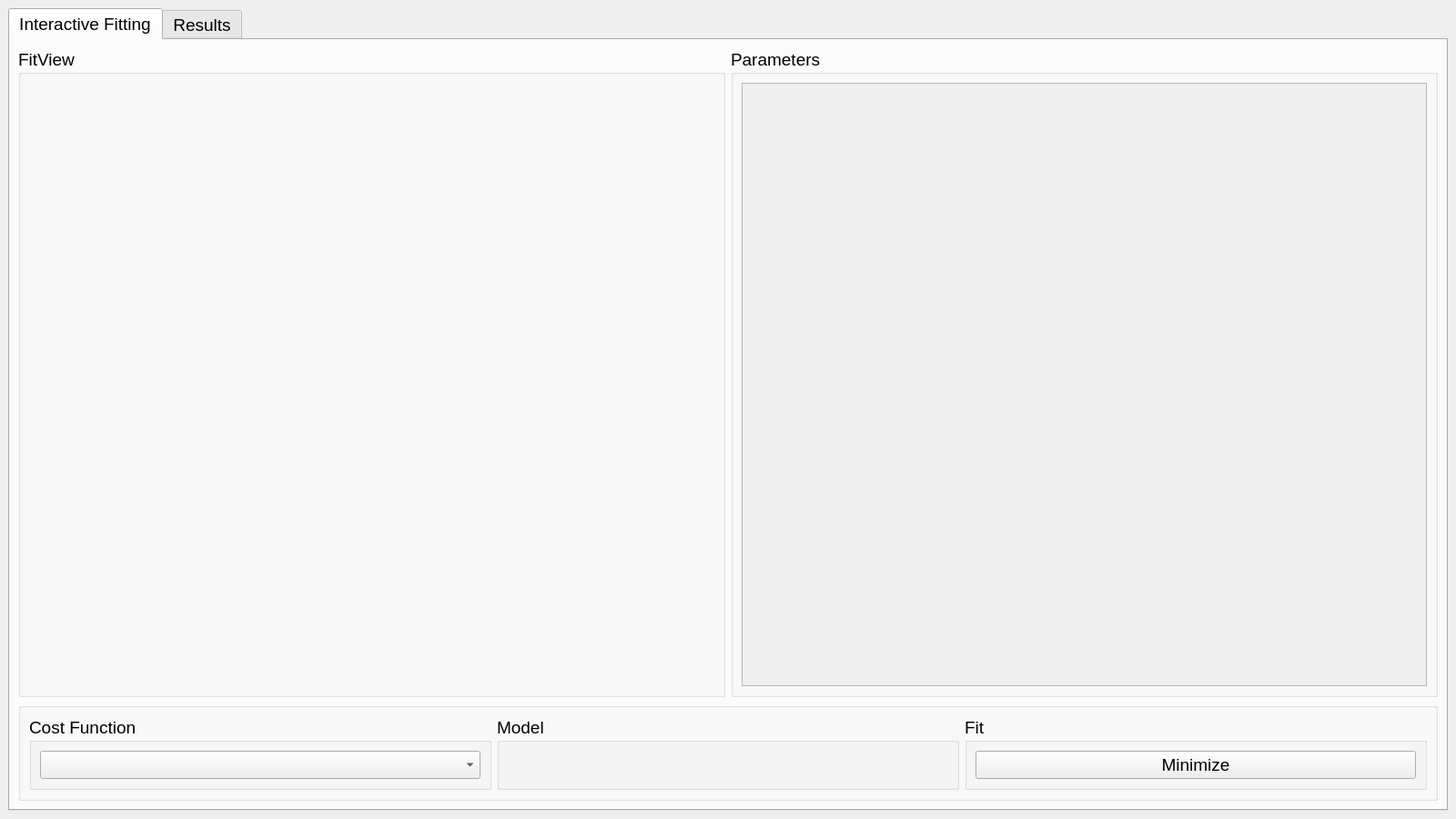
<?xml version="1.0" encoding="UTF-8"?>
<ui version="4.0">
 <class>FitWindow</class>
 <widget class="QMainWindow" name="FitWindow">
  <property name="geometry">
   <rect>
    <x>0</x>
    <y>0</y>
    <width>1600</width>
    <height>900</height>
   </rect>
  </property>
  <property name="font">
   <font>
    <pointsize>14</pointsize>
   </font>
  </property>
  <property name="windowTitle">
   <string>AGEFitViewer</string>
  </property>
  <widget class="QWidget" name="centralwidget">
   <layout class="QGridLayout" name="layoutMain" rowstretch="1">
    <item row="0" column="0" colspan="3">
     <widget class="QTabWidget" name="tab">
      <property name="currentIndex">
       <number>0</number>
      </property>
      <widget class="QWidget" name="tabFitting">
       <attribute name="title">
        <string>Interactive Fitting</string>
       </attribute>
       <layout class="QGridLayout" name="gridLayout">
        <item row="0" column="1">
         <widget class="QGroupBox" name="groupParams">
          <property name="sizePolicy">
           <sizepolicy hsizetype="Preferred" vsizetype="Expanding">
            <horstretch>0</horstretch>
            <verstretch>0</verstretch>
           </sizepolicy>
          </property>
          <property name="maximumSize">
           <size>
            <width>16777215</width>
            <height>16777215</height>
           </size>
          </property>
          <property name="font">
           <font>
            <pointsize>14</pointsize>
           </font>
          </property>
          <property name="title">
           <string>Parameters</string>
          </property>
          <layout class="QVBoxLayout" name="layoutParameters">
           <item>
            <widget class="QScrollArea" name="scrollArea">
             <property name="widgetResizable">
              <bool>true</bool>
             </property>
             <widget class="QWidget" name="scrollAreaWidgetContents">
              <property name="geometry">
               <rect>
                <x>0</x>
                <y>0</y>
                <width>751</width>
                <height>623</height>
               </rect>
              </property>
              <layout class="QVBoxLayout" name="layoutParams"/>
             </widget>
            </widget>
           </item>
          </layout>
         </widget>
        </item>
        <item row="0" column="0">
         <widget class="QGroupBox" name="groupFitView">
          <property name="sizePolicy">
           <sizepolicy hsizetype="Expanding" vsizetype="Expanding">
            <horstretch>0</horstretch>
            <verstretch>0</verstretch>
           </sizepolicy>
          </property>
          <property name="maximumSize">
           <size>
            <width>16777215</width>
            <height>16777215</height>
           </size>
          </property>
          <property name="font">
           <font>
            <pointsize>14</pointsize>
           </font>
          </property>
          <property name="title">
           <string>FitView</string>
          </property>
          <layout class="QVBoxLayout" name="layoutFitView"/>
         </widget>
        </item>
        <item row="1" column="0" colspan="2">
         <widget class="QGroupBox" name="groupFitSetup">
          <property name="sizePolicy">
           <sizepolicy hsizetype="Preferred" vsizetype="Fixed">
            <horstretch>0</horstretch>
            <verstretch>0</verstretch>
           </sizepolicy>
          </property>
          <property name="font">
           <font>
            <pointsize>14</pointsize>
           </font>
          </property>
          <property name="title">
           <string/>
          </property>
          <layout class="QHBoxLayout" name="layoutFitSetup">
           <item>
            <widget class="QGroupBox" name="groupCost">
             <property name="title">
              <string>Cost Function</string>
             </property>
             <layout class="QHBoxLayout" name="layoutCost">
              <item>
               <widget class="QComboBox" name="selectCost"/>
              </item>
             </layout>
            </widget>
           </item>
           <item>
            <widget class="QGroupBox" name="groupModel">
             <property name="title">
              <string>Model</string>
             </property>
             <layout class="QHBoxLayout" name="layoutModel"/>
            </widget>
           </item>
           <item>
            <widget class="QGroupBox" name="groupFit">
             <property name="title">
              <string>Fit</string>
             </property>
             <layout class="QHBoxLayout" name="horizontalLayout">
              <item>
               <widget class="QPushButton" name="buttonFit">
                <property name="text">
                 <string>Minimize</string>
                </property>
               </widget>
              </item>
             </layout>
            </widget>
           </item>
          </layout>
         </widget>
        </item>
       </layout>
      </widget>
      <widget class="QWidget" name="tabResults">
       <attribute name="title">
        <string>Results</string>
       </attribute>
       <layout class="QVBoxLayout" name="layoutResults">
        <item>
         <widget class="QPlainTextEdit" name="textResults">
          <property name="font">
           <font>
            <family>FreeMono</family>
            <pointsize>14</pointsize>
           </font>
          </property>
          <property name="readOnly">
           <bool>true</bool>
          </property>
         </widget>
        </item>
       </layout>
      </widget>
     </widget>
    </item>
   </layout>
  </widget>
  <widget class="QMenuBar" name="menuBar">
   <property name="geometry">
    <rect>
     <x>0</x>
     <y>0</y>
     <width>1600</width>
     <height>30</height>
    </rect>
   </property>
  </widget>
 </widget>
 <resources/>
 <connections/>
</ui>
